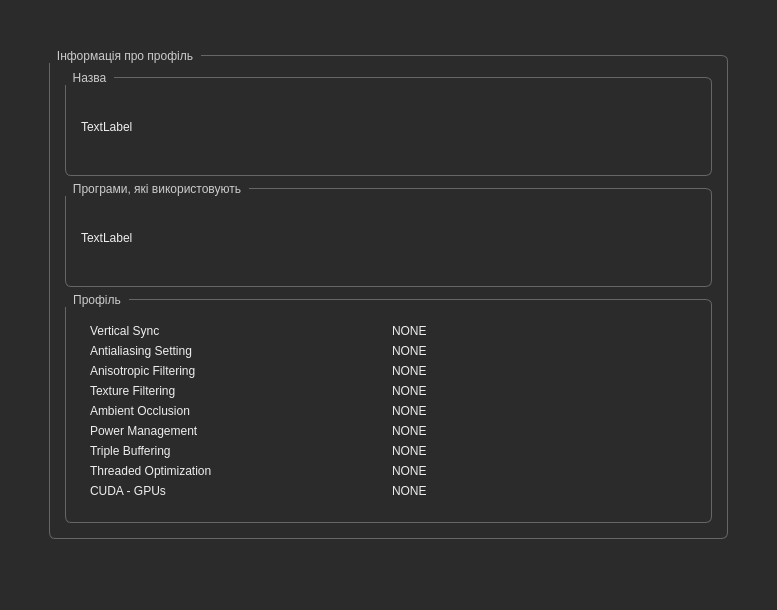
<?xml version="1.0" encoding="UTF-8"?>
<ui version="4.0">
 <class>ProfileManager</class>
 <widget class="QMainWindow" name="ProfileManager">
  <property name="geometry">
   <rect>
    <x>0</x>
    <y>0</y>
    <width>777</width>
    <height>610</height>
   </rect>
  </property>
  <property name="windowTitle">
   <string>MainWindow</string>
  </property>
  <property name="styleSheet">
   <string notr="true">/* Загальний фон */
QWidget {
    background-color: #2b2b2b;
    color: #f0f0f0;
    font-family: &quot;Segoe UI&quot;, &quot;Roboto&quot;, sans-serif;
    font-size: 12px;
}

/* QLabel */
QLabel {
    color: #eeeeee;
    font-weight: normal;
}

/* QComboBox */
QComboBox {
    background-color: #3a3a3a;
    border: 1px solid #777;
    border-radius: 4px;
    padding: 4px;
    color: #ffffff;
}

QComboBox:hover {
    border: 1px solid #aaa;
    background-color: #444;
}

QComboBox::drop-down {
    subcontrol-origin: padding;
    subcontrol-position: top right;
    width: 18px;
    border-left: 1px solid #666;
    background-color: #444;
}

QComboBox QAbstractItemView {
    background-color: #3a3a3a;
    selection-background-color: #505050;
    border: 1px solid #555;
    color: #ffffff;
}

/* QGroupBox */
QGroupBox {
    border: 1px solid #666;
    border-radius: 6px;
    margin-top: 6px;
    padding: 6px;
}

QGroupBox::title {
    subcontrol-origin: margin;
    subcontrol-position: top left;
    padding: 0 6px;
    color: #cccccc;
    background-color: #2b2b2b;
}

/* QScrollArea */
QScrollArea {
    border: none;
    background-color: #2b2b2b;
}

QScrollBar:vertical {
    border: none;
    background: #3a3a3a;
    width: 10px;
    margin: 2px;
}

QScrollBar::handle:vertical {
    background: #666;
    min-height: 20px;
    border-radius: 4px;
}

QScrollBar::add-line:vertical,
QScrollBar::sub-line:vertical {
    height: 0px;
}

QScrollBar::add-page:vertical,
QScrollBar::sub-page:vertical {
    background: none;
}

/* QPushButton — кнопки виразні */
QPushButton {
    background-color: #4a90e2;
    color: white;
    border: none;
    border-radius: 4px;
    padding: 6px 12px;
    font-weight: bold;
}

QPushButton:hover {
    background-color: #5aa0f0;
}

QPushButton:pressed {
    background-color: #3f7ecb;
}
</string>
  </property>
  <widget class="QWidget" name="centralwidget">
   <layout class="QGridLayout" name="gridLayout_2" rowstretch="0,1,0" columnstretch="0,1,1,0">
    <item row="0" column="1">
     <spacer name="verticalSpacer">
      <property name="orientation">
       <enum>Qt::Orientation::Vertical</enum>
      </property>
      <property name="sizeHint" stdset="0">
       <size>
        <width>20</width>
        <height>40</height>
       </size>
      </property>
     </spacer>
    </item>
    <item row="1" column="0">
     <spacer name="horizontalSpacer">
      <property name="orientation">
       <enum>Qt::Orientation::Horizontal</enum>
      </property>
      <property name="sizeHint" stdset="0">
       <size>
        <width>40</width>
        <height>20</height>
       </size>
      </property>
     </spacer>
    </item>
    <item row="1" column="1" colspan="2">
     <layout class="QGridLayout" name="gridLayout">
      <item row="0" column="0">
       <widget class="QGroupBox" name="groupBox">
        <property name="title">
         <string>Інформація про профіль</string>
        </property>
        <layout class="QVBoxLayout" name="verticalLayout" stretch="1,1,0">
         <item>
          <layout class="QHBoxLayout" name="horizontalLayout">
           <item>
            <widget class="QGroupBox" name="groupBox_2">
             <property name="title">
              <string>Назва</string>
             </property>
             <layout class="QVBoxLayout" name="verticalLayout_2">
              <item>
               <widget class="QLabel" name="label_profileName">
                <property name="text">
                 <string>TextLabel</string>
                </property>
               </widget>
              </item>
             </layout>
            </widget>
           </item>
          </layout>
         </item>
         <item>
          <layout class="QHBoxLayout" name="horizontalLayout_3">
           <item>
            <widget class="QGroupBox" name="groupBox_3">
             <property name="title">
              <string>Програми, які використовують</string>
             </property>
             <layout class="QVBoxLayout" name="verticalLayout_3">
              <item>
               <widget class="QLabel" name="label_appUsed">
                <property name="text">
                 <string>TextLabel</string>
                </property>
               </widget>
              </item>
             </layout>
            </widget>
           </item>
          </layout>
         </item>
         <item>
          <widget class="QGroupBox" name="groupBox_5">
           <property name="title">
            <string>Профіль</string>
           </property>
           <layout class="QGridLayout" name="gridLayout_6">
            <item row="0" column="0">
             <widget class="QScrollArea" name="scrollArea">
              <property name="widgetResizable">
               <bool>true</bool>
              </property>
              <widget class="QWidget" name="scrollAreaWidgetContents">
               <property name="geometry">
                <rect>
                 <x>0</x>
                 <y>0</y>
                 <width>595</width>
                 <height>230</height>
                </rect>
               </property>
               <layout class="QGridLayout" name="gridLayout_7">
                <item row="0" column="0">
                 <layout class="QVBoxLayout" name="verticalLayout_4">
                  <item>
                   <layout class="QHBoxLayout" name="horizontalLayout_18">
                    <item>
                     <widget class="QLabel" name="label_20">
                      <property name="text">
                       <string>Vertical Sync</string>
                      </property>
                     </widget>
                    </item>
                    <item>
                     <widget class="QLabel" name="label_VertSync">
                      <property name="text">
                       <string>NONE</string>
                      </property>
                     </widget>
                    </item>
                   </layout>
                  </item>
                  <item>
                   <layout class="QHBoxLayout" name="horizontalLayout_17">
                    <item>
                     <widget class="QLabel" name="label_18">
                      <property name="text">
                       <string>Antialiasing Setting</string>
                      </property>
                     </widget>
                    </item>
                    <item>
                     <widget class="QLabel" name="label_AntMode">
                      <property name="text">
                       <string>NONE</string>
                      </property>
                     </widget>
                    </item>
                   </layout>
                  </item>
                  <item>
                   <layout class="QHBoxLayout" name="horizontalLayout_16">
                    <item>
                     <widget class="QLabel" name="label_16">
                      <property name="text">
                       <string>Anisotropic Filtering</string>
                      </property>
                     </widget>
                    </item>
                    <item>
                     <widget class="QLabel" name="label_AnisFiltering">
                      <property name="text">
                       <string>NONE</string>
                      </property>
                     </widget>
                    </item>
                   </layout>
                  </item>
                  <item>
                   <layout class="QHBoxLayout" name="horizontalLayout_15">
                    <item>
                     <widget class="QLabel" name="label_14">
                      <property name="text">
                       <string>Texture Filtering</string>
                      </property>
                     </widget>
                    </item>
                    <item>
                     <widget class="QLabel" name="label_TextFiltQuality">
                      <property name="text">
                       <string>NONE</string>
                      </property>
                     </widget>
                    </item>
                   </layout>
                  </item>
                  <item>
                   <layout class="QHBoxLayout" name="horizontalLayout_14">
                    <item>
                     <widget class="QLabel" name="label_4">
                      <property name="text">
                       <string>Ambient Occlusion</string>
                      </property>
                     </widget>
                    </item>
                    <item>
                     <widget class="QLabel" name="label_AmbOcculusion">
                      <property name="text">
                       <string>NONE</string>
                      </property>
                     </widget>
                    </item>
                   </layout>
                  </item>
                  <item>
                   <layout class="QHBoxLayout" name="horizontalLayout_13">
                    <item>
                     <widget class="QLabel" name="label_6">
                      <property name="text">
                       <string>Power Management</string>
                      </property>
                     </widget>
                    </item>
                    <item>
                     <widget class="QLabel" name="label_PowManagMode">
                      <property name="text">
                       <string>NONE</string>
                      </property>
                     </widget>
                    </item>
                   </layout>
                  </item>
                  <item>
                   <layout class="QHBoxLayout" name="horizontalLayout_12">
                    <item>
                     <widget class="QLabel" name="label_7">
                      <property name="text">
                       <string>Triple Buffering</string>
                      </property>
                     </widget>
                    </item>
                    <item>
                     <widget class="QLabel" name="label_TripBuffering">
                      <property name="text">
                       <string>NONE</string>
                      </property>
                     </widget>
                    </item>
                   </layout>
                  </item>
                  <item>
                   <layout class="QHBoxLayout" name="horizontalLayout_11">
                    <item>
                     <widget class="QLabel" name="label_10">
                      <property name="text">
                       <string>Threaded Optimization</string>
                      </property>
                     </widget>
                    </item>
                    <item>
                     <widget class="QLabel" name="label_ThrOpti">
                      <property name="text">
                       <string>NONE</string>
                      </property>
                     </widget>
                    </item>
                   </layout>
                  </item>
                  <item>
                   <layout class="QHBoxLayout" name="horizontalLayout_10">
                    <item>
                     <widget class="QLabel" name="label_12">
                      <property name="text">
                       <string>CUDA - GPUs</string>
                      </property>
                     </widget>
                    </item>
                    <item>
                     <widget class="QLabel" name="label_CUDA">
                      <property name="text">
                       <string>NONE</string>
                      </property>
                     </widget>
                    </item>
                   </layout>
                  </item>
                 </layout>
                </item>
               </layout>
              </widget>
             </widget>
            </item>
           </layout>
          </widget>
         </item>
        </layout>
       </widget>
      </item>
     </layout>
    </item>
    <item row="1" column="3">
     <spacer name="horizontalSpacer_2">
      <property name="orientation">
       <enum>Qt::Orientation::Horizontal</enum>
      </property>
      <property name="sizeHint" stdset="0">
       <size>
        <width>40</width>
        <height>20</height>
       </size>
      </property>
     </spacer>
    </item>
    <item row="2" column="2">
     <spacer name="verticalSpacer_2">
      <property name="orientation">
       <enum>Qt::Orientation::Vertical</enum>
      </property>
      <property name="sizeHint" stdset="0">
       <size>
        <width>20</width>
        <height>40</height>
       </size>
      </property>
     </spacer>
    </item>
   </layout>
  </widget>
  <widget class="QMenuBar" name="menubar">
   <property name="geometry">
    <rect>
     <x>0</x>
     <y>0</y>
     <width>777</width>
     <height>22</height>
    </rect>
   </property>
  </widget>
  <widget class="QStatusBar" name="statusbar"/>
 </widget>
 <resources/>
 <connections/>
</ui>
